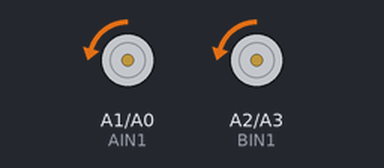
Bench run of a sketch on a simulated Arduino Uno, built with avr-gcc and run on an emulated ATmega328P. Parts: motor-driver pin pairs drawn as motors (green arrow = first pin HIGH = forward, orange = second pin HIGH = backward, longer = more drive, scaled by the enable pin). At 6.8 s the program stops and its outputs stay as they are.

Above: at 1.6 s.
Timing chart, 0 to 6.0 s (numbered marks = the images above):
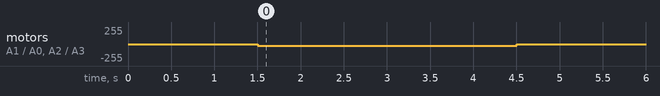

Measured:
- by itself, motor on A1 (AIN1) / A0 (AIN2), motor on A2 (BIN1) / A3 (BIN2): stopped → backward 25/255 at 1.5 s, → stopped 3.0 s later

The sketch:

03-Speed-Characterization.ino
```cpp
/*
   Experiment 03: Speed Characterization

   This sketch drives the AlphaBot2 forward at a specified PWM speed
   for exactly 3.0 seconds, then brakes sharply.

   Students will use this to measure the physical distance traveled
   at different PWM speeds to build their actuator curve.

   IMPORTANT: For accurate distance measurements, the robot must stop
   as sharply as possible — brakeMotors() is used instead of coastMotors()
   so the robot does not roll past its true stop position.

   STOP MODES (TB6612FNG):
   - coastMotors() : AIN1=LOW,  AIN2=LOW  → power cut, wheels roll free
   - brakeMotors() : AIN1=HIGH, AIN2=HIGH → motor shorted, stops sharply
*/

// H-Bridge Pin Definitions
#define PWMA 6  // Left Motor Speed pin (ENA)
#define AIN2 A0 // Left Motor Direction 2
#define AIN1 A1 // Left Motor Direction 1
#define PWMB 5  // Right Motor Speed pin (ENB)
#define BIN1 A2 // Right Motor Direction 1
#define BIN2 A3 // Right Motor Direction 2

// --- CHARACTERIZATION PARAMETER ---
// TODO: Change this value for each data point: 25, 30, 35, 40, 45
const int TEST_PWM = 25;

// Carry over your calibrated offsets from Experiment 01
const int LEFT_SPEED_OFFSET  = 0.5;
const int RIGHT_SPEED_OFFSET = 0;

void setup() {
  pinMode(PWMA, OUTPUT);
  pinMode(AIN2, OUTPUT);
  pinMode(AIN1, OUTPUT);
  pinMode(PWMB, OUTPUT);
  pinMode(BIN1, OUTPUT);
  pinMode(BIN2, OUTPUT);

  coastMotors();
  delay(1500); // Give students time to place the robot on the start line
}

void loop() {
  // Drive forward at the test PWM value
  moveForward(TEST_PWM);

  // Drive for exactly 3.0 seconds (3000 ms)
  delay(3000);

  // Brake sharply — important for accurate distance measurement
  // Coast would let the robot roll past the true 3-second stop point
  brakeMotors();

  // Lock execution — mark stop position, then measure distance
  while (1) {
    delay(1000);
  }
}

/**
 * Commands both motors forward using the H-Bridge.
 * Applies calibrated offsets from Experiment 01.
 *
 * @param baseSpeed Target PWM value (0 to 255)
 */
void moveForward(int baseSpeed) {
  int finalLeftSpeed  = constrain(baseSpeed + LEFT_SPEED_OFFSET,  0, 255);
  int finalRightSpeed = constrain(baseSpeed + RIGHT_SPEED_OFFSET, 0, 255);

  // Left Motor Forward:  AIN1 = LOW,  AIN2 = HIGH
  digitalWrite(AIN1, LOW);
  digitalWrite(AIN2, HIGH);

  // Right Motor Forward: BIN1 = LOW, BIN2 = HIGH
  digitalWrite(BIN1, LOW);
  digitalWrite(BIN2, HIGH);

  analogWrite(PWMA, finalLeftSpeed);
  analogWrite(PWMB, finalRightSpeed);
}

/**
 * COAST STOP: Cuts power — wheels roll free until friction stops them.
 * TB6612FNG: AIN1=LOW, AIN2=LOW → High-Z (freewheeling)
 * Not used at end of run — would cause distance measurement error.
 */
void coastMotors() {
  analogWrite(PWMA, 0);
  analogWrite(PWMB, 0);
  digitalWrite(AIN1, LOW);
  digitalWrite(AIN2, LOW);
  digitalWrite(BIN1, LOW);
  digitalWrite(BIN2, LOW);
}

/**
 * BRAKE STOP: Actively shorts the motor terminals via the H-Bridge.
 * The motor's back-EMF creates a braking force — robot stops sharply.
 * TB6612FNG: AIN1=HIGH, AIN2=HIGH → Short-circuit brake
 *
 * Used at end of 3-second run to give an accurate stop position
 * for distance measurement.
 */
void brakeMotors() {
  // Apply active brake
  digitalWrite(AIN1, HIGH);
  digitalWrite(AIN2, HIGH);
  digitalWrite(BIN1, HIGH);
  digitalWrite(BIN2, HIGH);
  analogWrite(PWMA, 255); // Full brake force
  analogWrite(PWMB, 255);

  // Hold brake for 300ms then release to coast
  delay(300);
  coastMotors();
}
```
